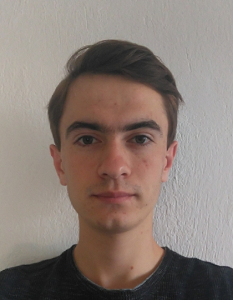
#> input picture opencv/data/hamza/profil.png, 233 x 300 px, found by its file name
$ python 01_resimIslemler.py
#> lines starting #> are read from the running program, lines starting #| are printed output that depends on the picture; after the words box and inside, x2 and y2 are one past the last pixel; in counts of white or black regions, pixels touching at a corner belong together
# Hamza CELIK, Resim Islemleri
import cv2 as cv
import numpy as np

# Read image
img = cv.imread('opencv/data/hamza/profil.png')
#> img is the input picture: shape (300, 233, 3); mean B, G, R 116.7, 123.7, 136.8

# Resim boyut
height, width , _c = img.shape
#> height = 300; width = 233
img = cv.resize(img,(int(width*0.85),int(height*0.85)))
#> img: shape (255, 198, 3)
print(f"Resim Boyut: {img.shape}")
#| Resim Boyut: (255, 198, 3)

# Convert the img to grayscale
gray = cv.cvtColor(img, cv.COLOR_BGR2GRAY)
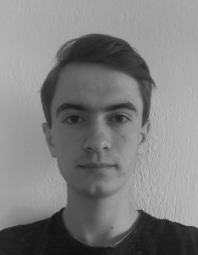
#> gray: shape (255, 198); min 15, max 194, mean 126.7

# Apply edge detection method on the image
edges = cv.Canny(gray, 50, 150)
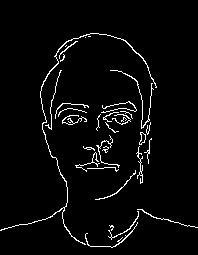
#> edges: shape (255, 198); 3.6% white in thin lines or dots, all inside (x1, y1, x2, y2) = (0, 33, 198, 248)

# İkili görüntü oluşturma
ret, binary = cv.threshold(gray, 127, 255, cv.THRESH_BINARY)
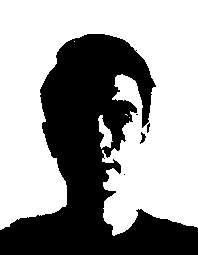
#> binary: shape (255, 198); 61.4% white; 5 black regions (2 under 20 px), largest, box (x1, y1, x2, y2) and area: (0, 34, 198, 255) 19437, (140, 132, 146, 144) 35, (147, 123, 150, 133) 20

# Bulanıklaştırma
blur = cv.blur(img, (5,5))
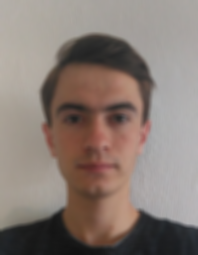
#> blur: shape (255, 198, 3); mean B, G, R 116.6, 123.6, 136.7

# Ayna görüntüsü oluşturma
flip = cv.flip(img, 1)
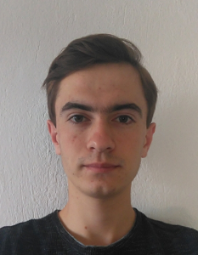
#> flip: shape (255, 198, 3); mean B, G, R 116.6, 123.6, 136.7

# Gauss filtresi uygula
img_blur = cv.GaussianBlur(img, (5, 5), 0)

# Medyan Filtresi uygula
median = cv.medianBlur(img, 5)

# Görüntüleri göster
cv.imshow("Medyan Filtresi Sonrası Görüntü", median)

# İki resmi yan yana göster
img_concat = np.concatenate((img, img_blur), axis=1)
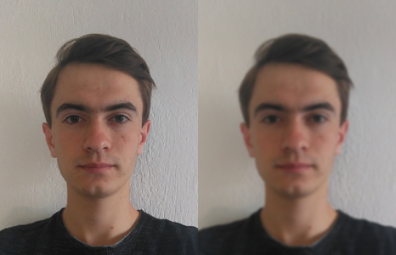
#> img_concat: shape (255, 396, 3); mean B, G, R 116.6, 123.6, 136.7
cv.imshow("Original vs. Blurred", img_concat)
cv.imshow('orjinal',img)
cv.imshow('gray',gray)
cv.imshow('edges',edges)
cv.imshow('Binary', binary)
cv.imshow('Blur', blur)
cv.imshow('Flip', flip)
cv.waitKey(0)
cv.destroyAllWindows()
